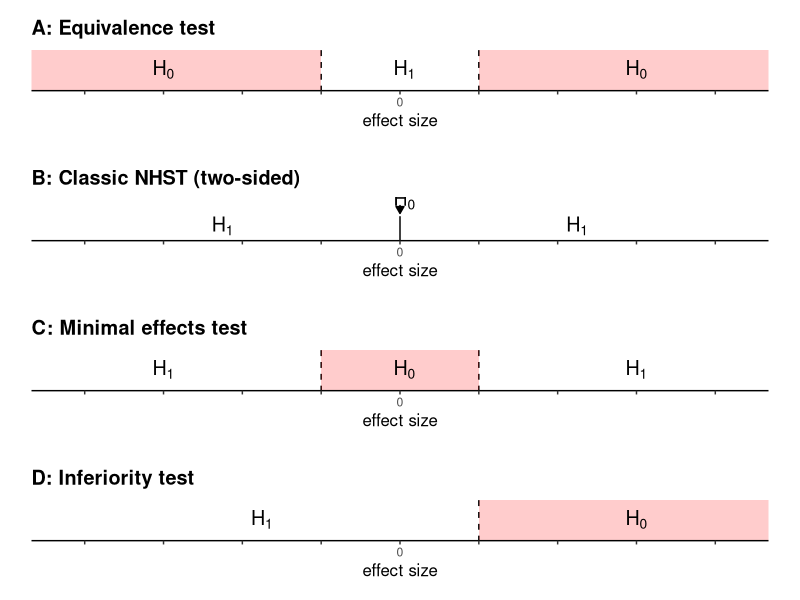

The R script that drew this image:
library(ggplot2)
library(gridExtra)

plotheight <- 0.9
lowerbound <- -0.2
upperbound <- 0.2
df <- data.frame()

baseplot <-   ggplot(df) +
  scale_y_continuous(limits = c(0,plotheight+0.02), breaks=NULL) + # no y-axis will be displayed
  scale_x_continuous(limits = c(-0.85,0.85), breaks=c(-0.8, -0.6, -0.4, -0.2, 0, 0.2, 0.4, 0.6, 0.8), 
                     labels=c("", "", "", "", "0", "", "", "", ""), name = "effect size") +
  theme_classic() +
  theme(plot.title = element_text(size = rel(1.3), face = "bold"), #font size & appearance for plot titles
        axis.title.y = element_blank(), #remove title of y-axis
        axis.title.x = element_text(size=rel(1.1), lineheight = 0.5), #font size for x-axis label
        plot.margin=unit(c(0.5,0.8,0.5,0.8),"cm")) #add padding around each plot to make them look nicer when combined; margin order: top, right, bottom, left

#equivalence test plot
eqplot <- baseplot +  
  ggtitle("A: Equivalence test") +
  annotate("segment", x = lowerbound, xend = lowerbound, y = plotheight, yend = -Inf, linetype = "dashed") + #dashed line for lower bound
  annotate("segment", x = upperbound, xend = upperbound, y = plotheight, yend = -Inf, linetype = "dashed") + #dashed line for upper bound
  annotate("rect", xmin = -Inf, xmax = lowerbound, ymin = -Inf, ymax = plotheight, fill = "red", alpha = .2, color = NA) + #shading for lower area
  annotate("rect", xmin = upperbound, xmax = Inf, ymin = -Inf, ymax = plotheight, fill = "red", alpha = .2, color = NA) + #shading for upper area
  annotate("text", size = rel(5), x=-0.6, y=plotheight/2, parse=TRUE, label="H[0]") + #label for lower area (H0)
  annotate("text", size = rel(5), x=0.6, y=plotheight/2, parse=TRUE, label="H[0]") + #label for upper area (H0)
  annotate("text", size = rel(5), x=-0, y=plotheight/2, parse=TRUE, label="H[1]", hjust = 0.3) #label for equivalence area

#NHST plot
NHSTplot <- baseplot +  
  ggtitle("B: Classic NHST (two-sided)") +
  annotate("segment", x = 0, xend = 0, y = plotheight-plotheight/2.4, yend = -Inf) + #vertical line at x=0 (H0)
  annotate("text", size = rel(5), x=0, y = plotheight, parse=TRUE, label="H[0]", hjust = 0.3) + #label for point null (H0)
  annotate("segment", x = 0, xend = 0, y = plotheight-plotheight/8, yend=plotheight-plotheight/2.9, 
           arrow = arrow(type = "closed", length=unit(2, "mm"))) + #arrow pointing from H0 label to H0 line
  annotate("text", size = rel(5), x=-0.45, y=plotheight/3, parse=TRUE, label="H[1]") + #label for lower area (H1)
  annotate("text", size = rel(5), x=0.45, y=plotheight/3, parse=TRUE, label="H[1]") #label for upper area (H1)

#minimal effects test plot
METplot <-   baseplot +  
  ggtitle("C: Minimal effects test") +
  annotate("segment", x = lowerbound, xend = lowerbound, y = plotheight, yend = -Inf, linetype = "dashed") + #dashed line for lower bound
  annotate("segment", x = upperbound, xend = upperbound, y = plotheight, yend = -Inf, linetype = "dashed") + #dashed line for upper bound
  annotate("rect", xmin = -0.2, xmax = 0.2, ymin = -Inf, ymax = 0.9, fill = "red", alpha = .2, color = NA) + #shading for H0 area
  annotate("text", size = rel(5), x=-0.6, y=plotheight/2, parse=TRUE, label="H[1]") + #label for lower area (H1)
  annotate("text", size = rel(5), x=0.6, y=plotheight/2, parse=TRUE, label="H[1]") + #label for upper area (H1)
  annotate("text", size = rel(5), x=-0, y=plotheight/2, parse=TRUE, label="H[0]", hjust = 0.3) #label for minimal effects area (H1)

#inferiority plot
infplot <-   baseplot +  
  ggtitle("D: Inferiority test") +
  annotate("segment", x = upperbound, xend = upperbound, y = plotheight, yend = -Inf, linetype = "dashed") + #dashed line for inferiority bound
  annotate("rect", xmin = upperbound, xmax = Inf, ymin = -Inf, ymax = 0.9, fill = "red", alpha = .2, color = NA) + #shading for H0 area
  annotate("text", size = rel(5), x=0.6, y=plotheight/2, parse=TRUE, label="H[0]") + #label for upper area (H0)
  annotate("text", size = rel(5), x=-0.35, y=plotheight/2, parse=TRUE, label="H[1]") #label for lower area (H1)

grid.arrange(eqplot, NHSTplot, METplot, infplot, ncol = 1) #combine plots in one column (all stacked)

